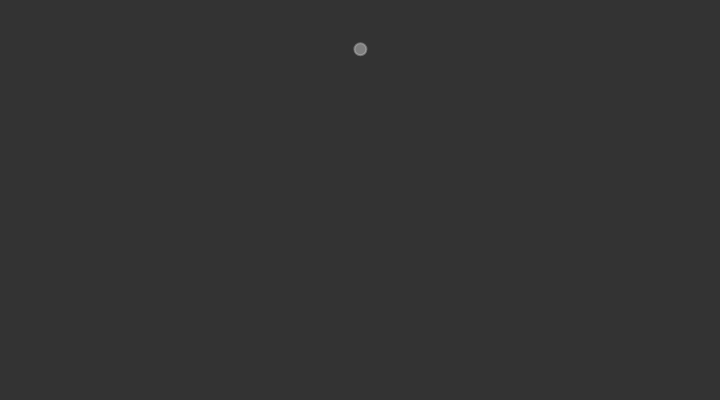
Frame 1 (no input)
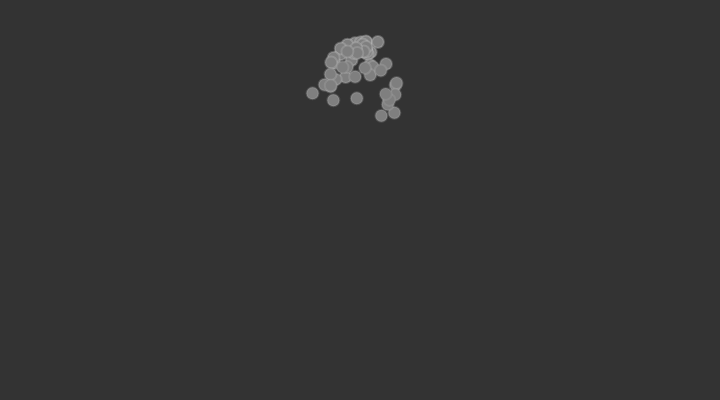
Frame 60 (no input)
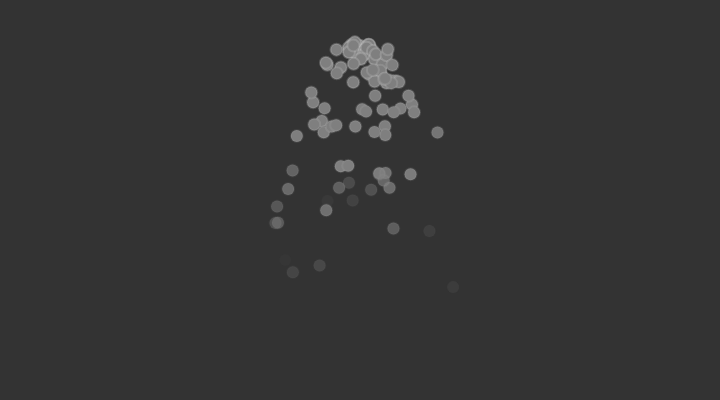
Frame 120 (the mouse pressed at the canvas centre since frame 60)

The p5.js sketch that drew these frames (run headless with seeded random() and noise() and a simulated clock; from frame 60 on, the mouse is pressed at the canvas centre):

// p5.js sketch
// ── sketch.js
var system;

function setup() {
    createCanvas(720, 400);
    system = new ParticleSystem(createVector(width/2, 50));
}

function draw() {
    background(51);
    system.addParticle();
    system.run();
}

// A simple Particle class
var Particle = function(position) {
    this.acceleration = createVector(0, 0.05);
    this.velocity = createVector(random(-1, 1), random(-1, 0));
    this.position = position.copy();
    this.lifespan = 100;
};

Particle.prototype.run = function() {
    this.update();
    this.display();
};

// Method to update position
Particle.prototype.update = function(){
    this.velocity.add(this.acceleration);
    this.position.add(this.velocity);
    this.lifespan -= 1;
};

// Method to display
Particle.prototype.display = function() {
    stroke(200, this.lifespan);
    strokeWeight(2);
    fill(127, this.lifespan*10);
    ellipse(this.position.x, this.position.y, 12, 12);
};

// Is the particle still useful?
Particle.prototype.isDead = function(){
    if (this.lifespan < 0) {
        return true;
    } else {
        return false;
    }
};

var ParticleSystem = function(position) {
    this.origin = position.copy();
    this.particles = [];
};

ParticleSystem.prototype.addParticle = function() {
    this.particles.push(new Particle(this.origin));
};

ParticleSystem.prototype.run = function() {
    for (var i = this.particles.length-1; i >= 0; i--) {
        var p = this.particles[i];
        p.run();
        if (p.isDead()) {
            this.particles.splice(i, 1);
        }
    }
};
